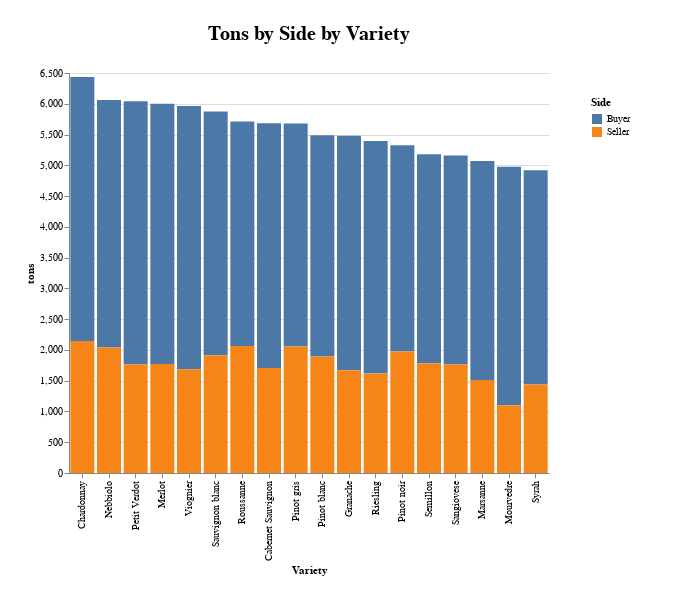

The cell this chart's notebook holds for it:
### Code cell
stacked_bar_chart(total, "tons", "side", "variety" )

### Figure 1 — Vega-Lite specification as saved in the notebook (floating-point values rounded to 4 significant figures)
{"config": {"view": {"continuousWidth": 400, "continuousHeight": 300, "stroke": "#FFF"}, "legend": {"padding": 24}, "title": {"fontSize": 20, "offset": 24}}, "data": {"name": "data-d7df6bea5b8474df2dfba65bad400fa8"}, "mark": "bar", "encoding": {"color": {"field": "side", "title": "Side", "type": "nominal"}, "tooltip": [{"field": "side", "type": "nominal"}, {"field": "variety", "type": "nominal"}, {"field": "tons", "type": "quantitative"}], "x": {"field": "variety", "sort": "-y", "title": "Variety", "type": "nominal"}, "y": {"field": "tons", "type": "quantitative"}}, "height": 400, "padding": 24, "title": "Tons by Side by Variety", "width": 480, "$schema": "https://vega.github.io/schema/vega-lite/v4.17.0.json", "datasets": {"data-d7df6bea5b8474df2dfba65bad400fa8": [{"variety": "Cabernet Sauvignon", "side": "Buyer", "tons": 3980}, {"variety": "Chardonnay", "side": "Buyer", "tons": 4290}, {"variety": "Granache", "side": "Buyer", "tons": 3810}, {"variety": "Marsanne", "side": "Buyer", "tons": 3560}, {"variety": "Merlot", "side": "Buyer", "tons": 4230}, {"variety": "Mourvedre", "side": "Buyer", "tons": 3875}, {"variety": "Nebbiolo", "side": "Buyer", "tons": 4020}, {"variety": "Petit Verdot", "side": "Buyer", "tons": 4275}, {"variety": "Pinot blanc", "side": "Buyer", "tons": 3595}, {"variety": "Pinot gris", "side": "Buyer", "tons": 3625}, {"variety": "Pinot noir", "side": "Buyer", "tons": 3350}, {"variety": "Riesling", "side": "Buyer", "tons": 3780}, {"variety": "Roussanne", "side": "Buyer", "tons": 3645}, {"variety": "Sangiovese", "side": "Buyer", "tons": 3395}, {"variety": "Sauvignon blanc", "side": "Buyer", "tons": 3960}, {"variety": "Semillon", "side": "Buyer", "tons": 3395}, {"variety": "Syrah", "side": "Buyer", "tons": 3480}, {"variety": "Viognier", "side": "Buyer", "tons": 4280}, {"variety": "Cabernet Sauvignon", "side": "Seller", "tons": 1705}, {"variety": "Chardonnay", "side": "Seller", "tons": 2145}, {"variety": "Granache", "side": "Seller", "tons": 1670}, {"variety": "Marsanne", "side": "Seller", "tons": 1510}, {"variety": "Merlot", "side": "Seller", "tons": 1770}, {"variety": "Mourvedre", "side": "Seller", "tons": 1100}, {"variety": "Nebbiolo", "side": "Seller", "tons": 2040}, {"variety": "Petit Verdot", "side": "Seller", "tons": 1765}, {"variety": "Pinot blanc", "side": "Seller", "tons": 1895}, {"variety": "Pinot gris", "side": "Seller", "tons": 2055}, {"variety": "Pinot noir", "side": "Seller", "tons": 1975}, {"variety": "Riesling", "side": "Seller", "tons": 1615}, {"variety": "Roussanne", "side": "Seller", "tons": 2065}, {"variety": "Sangiovese", "side": "Seller", "tons": 1765}, {"variety": "Sauvignon blanc", "side": "Seller", "tons": 1915}, {"variety": "Semillon", "side": "Seller", "tons": 1785}, {"variety": "Syrah", "side": "Seller", "tons": 1440}, {"variety": "Viognier", "side": "Seller", "tons": 1685}]}}
